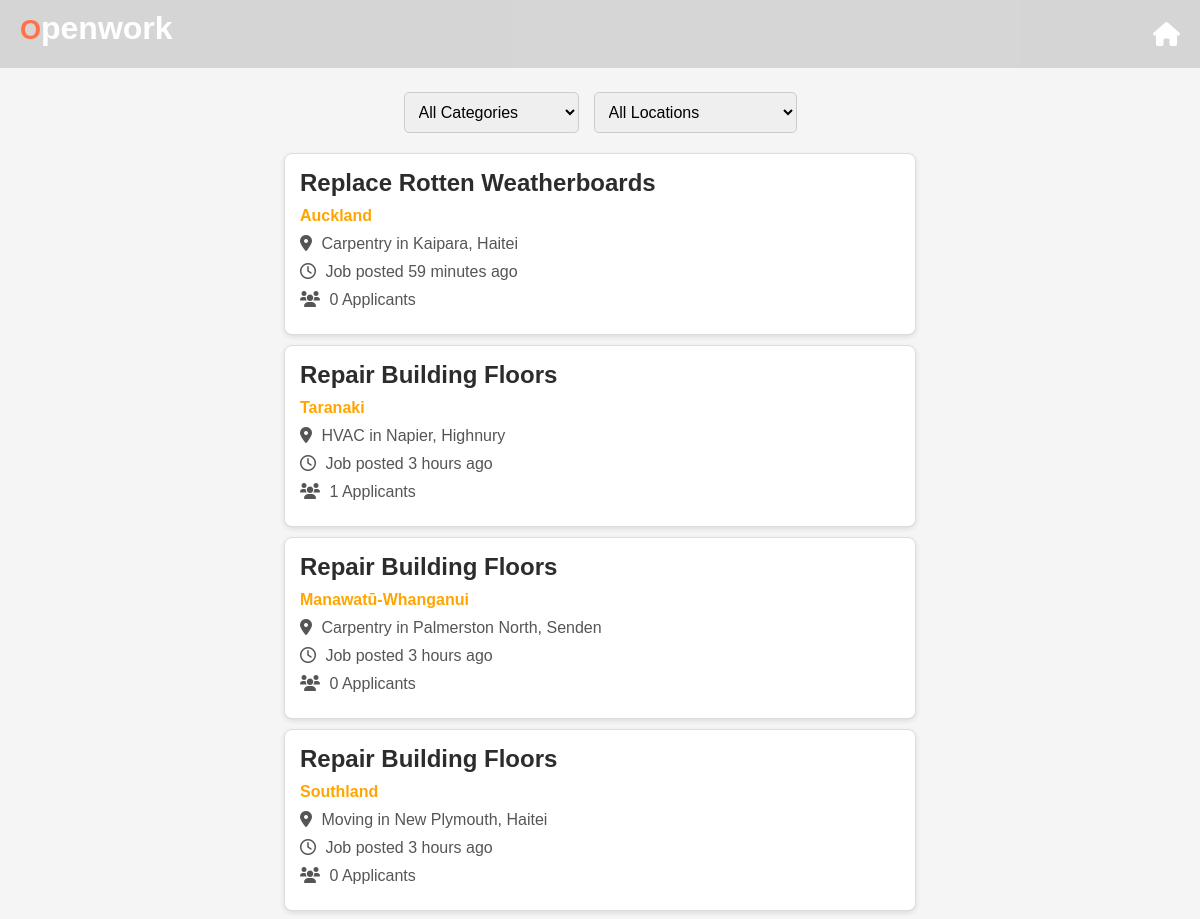
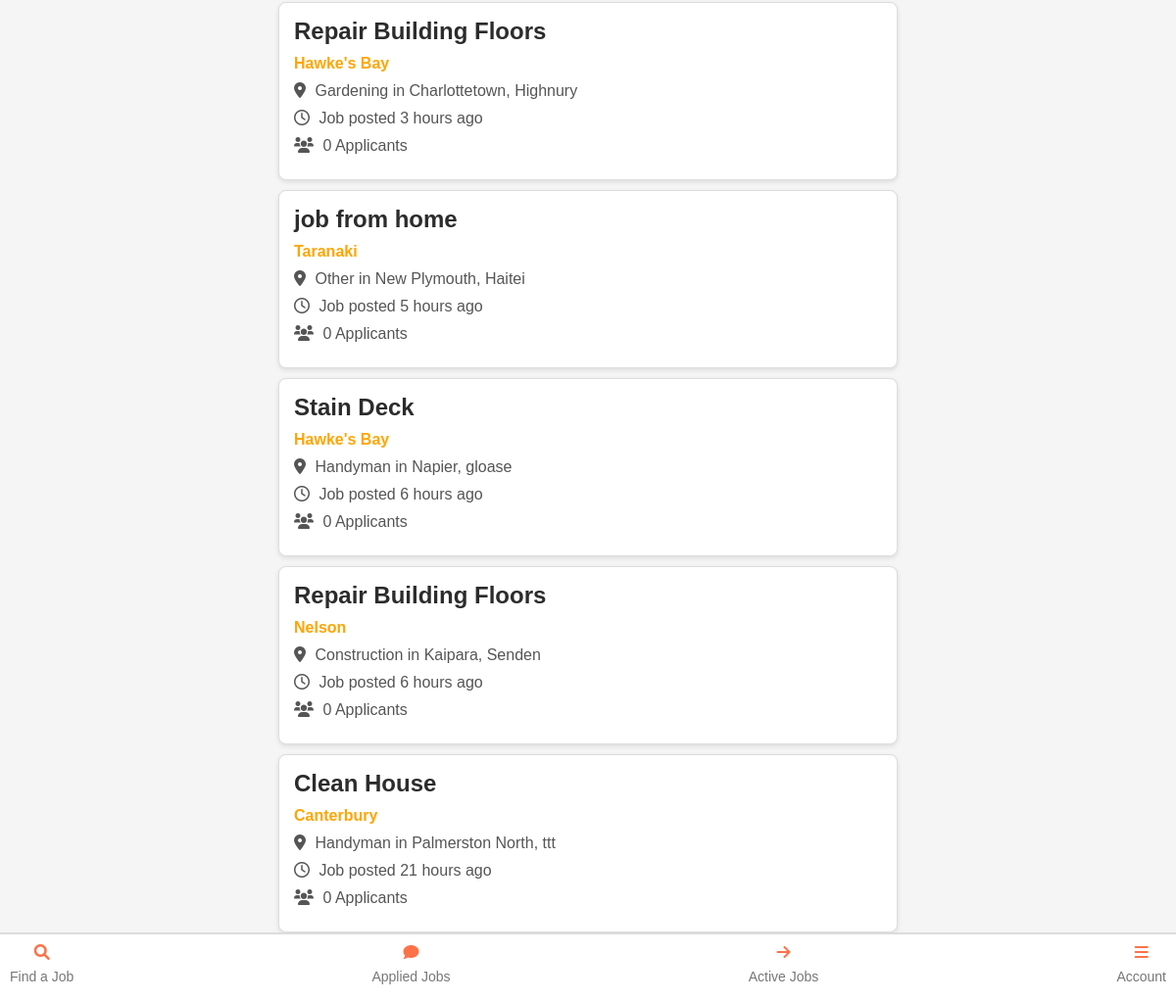
/find_a_job (signed in), run on the app's committed database (2 pictures, top to bottom).
### app.py (models this page shows)
class Job(db.Model):
    id = db.Column(db.Integer, primary_key=True)
    job_name = db.Column(db.String(100), nullable=False)
    job_category = db.Column(db.String(100), nullable=False)
    location = db.Column(db.String(100), nullable=True)  # Add location column here
    city = db.Column(db.String(100), nullable=False)
    suburb = db.Column(db.String(100), nullable=False)
    tasks = db.Column(db.String(250), nullable=False)
    price_per_hour = db.Column(db.Float, nullable=False)
    image_paths = db.Column(db.String(255))
    additional_details = db.Column(db.String(250))
    date_created = db.Column(db.DateTime, default=datetime.utcnow)
    status = db.Column(db.String(20), default='open')  # 'open', 'applied', 'closed', etc.
    applicants = db.relationship('JobApplication', backref='job', lazy=True)
    accepted_user_id = db.Column(db.Integer, nullable=True)
    business_profile_id = db.Column(db.Integer, db.ForeignKey('business_profile.id'), nullable=False)
    payment_required = db.Column(db.Boolean, default=False)
    user_id = db.Column(db.Integer, db.ForeignKey('user.id'))  # Foreign key to User
    user = db.relationship('User', backref=db.backref('jobs', lazy=True))  # Relationship to User

### app.py (the view)
@app.route('/find_a_job')
def find_a_job():
    job_data = Job.query.all()
    return render_template('find_a_job.html', job_data=job_data)

### app.py (called while the page is built)
@login_manager.user_loader
def load_user(user_id):
    return User.query.get(int(user_id))  # Load a user by ID

def time_ago(date):
    now = datetime.utcnow()
    delta = now - date
    if delta.days == 1:
        return '1 day ago'
    elif delta.days > 1:
        return f'{delta.days} days ago'
    elif delta.seconds >= 3600:
        hours = delta.seconds // 3600
        return f'{hours} hours ago'
    elif delta.seconds >= 60:
        minutes = delta.seconds // 60
        return f'{minutes} minutes ago'
    else:
        return 'just now'

### templates/find_a_job.html (shortened to what this page needs)
<!DOCTYPE html>
<html lang="en">
  <head>
    <link
      rel="stylesheet"
      href="https://cdnjs.cloudflare.com/ajax/libs/font-awesome/6.0.0-beta3/css/all.min.css"
    />
  </head>
  <body>
    {% extends 'base_labour.html' %} {% block title %}Labourer{% endblock %} {%
    block content %}
    <div class="sort-options">
      <select id="sort-category" class="sort-dropdown">
        <option value="all" selected>All Categories</option>
      </select>
      <select id="sort-location" class="sort-dropdown">
        <option value="all" selected>All Locations</option>
      </select>
    </div>
    <div id="job-listings">
      {% for job in job_data|reverse %} {% if current_user.id not in
      job.applicants|map(attribute='user_id') and job.status != 'booked' %}
      <a
        href="{{ url_for('display_jobs', job_id=job.id) }}"
        class="job-listing"
        data-category="{{ job.job_category }}"
        data-location="{{ job.location }}"
      >
        <h3>{{ job.job_name }}</h3>
        <p><strong style="color: orange">{{ job.location }}</strong></p>
        <p>
          <i class="fas fa-map-marker-alt"></i> {{ job.job_category }} in {{
          job.city }}, {{ job.suburb }}
        </p>
        <p>
          <i class="far fa-clock"></i> Job posted {{ job.date_created|time_ago
          }}
        </p>
        <p>
          <i class="fas fa-users"></i> {{ job.applicants|length }} Applicants
        </p>
      </a>
      {% endif %} {% endfor %}
    </div>
  </body>
  {% endblock %}

### templates/find_a_job.html (style rules this page uses)
body { font-family: Arial, sans-serif; margin: 0; padding: 0; background-color: #f5f5f5; }
.sort-options { margin: 20px; display: flex; justify-content: center; gap: 15px; }
.sort-dropdown { padding: 10px; font-size: 1rem; border-radius: 5px; border: 1px solid #ccc; }
.job-listing { background-color: #fff; border-radius: 8px; border: 1px solid #ddd; padding: 15px; margin: 10px auto; max-width: 600px; box-shadow: 0 2px 5px rgba(0, 0, 0, 0.1); position: relative; transition: all 0.3s ease; text-decoration: none; color: inherit; }
.job-listing h3 { color: #2c2c2c; margin: 0; font-size: 1.5rem; }
.job-listing p { color: #555; margin: 10px 0; }
.job-listing p i { margin-right: 5px; }
.job-listing:last-child { margin-bottom: 70px; }

### data on the page
Job: job_name "Replace Rotten Weatherboards", location "Auckland", job_category "Carpentry", city "Kaipara", suburb "Haitei", date_created "59 minutes ago", applicants|length "0"
Job: job_name "Repair Building Floors", location "Taranaki", job_category "HVAC", city "Napier", suburb "Highnury", date_created "3 hours ago", applicants|length "1"
Job: job_name "Repair Building Floors", location "Manawatū-Whanganui", job_category "Carpentry", city "Palmerston North", suburb "Senden", date_created "3 hours ago", applicants|length "0"
Job: job_name "Repair Building Floors", location "Southland", job_category "Moving", city "New Plymouth", suburb "Haitei", date_created "3 hours ago", applicants|length "0"
Job: job_name "Repair Building Floors", location "Hawke's Bay", job_category "Gardening", city "Charlottetown", suburb "Highnury", date_created "3 hours ago", applicants|length "0"
Job: job_name "job from home", location "Taranaki", job_category "Other", city "New Plymouth", suburb "Haitei", date_created "5 hours ago", applicants|length "0"
Job: job_name "Stain Deck", location "Hawke's Bay", job_category "Handyman", city "Napier", suburb "gloase", date_created "6 hours ago", applicants|length "0"
Job: job_name "Repair Building Floors", location "Nelson", job_category "Construction", city "Kaipara", suburb "Senden", date_created "6 hours ago", applicants|length "0"
Job: job_name "Clean House", location "Canterbury", job_category "Handyman", city "Palmerston North", suburb "ttt", date_created "21 hours ago", applicants|length "0"
